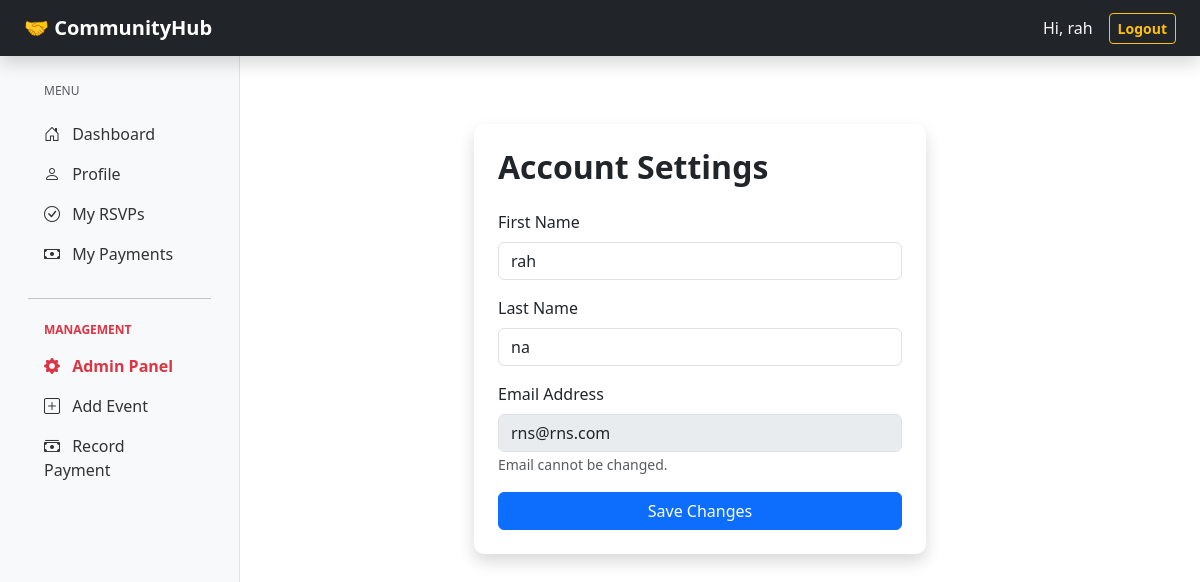
Screenshot of /profile (signed in) with the database file from the repository.
### app.py (models this page shows)
class Users(db.Model):
    id = db.Column(db.Integer, primary_key=True)
    username = db.Column(db.String(200), nullable=False, unique=True)
    email = db.Column(db.String(200), nullable=False, unique=True)
    first_name = db.Column(db.String(200), nullable=False)
    last_name = db.Column(db.String(200), nullable=False)
    hash = db.Column(db.String(128), nullable=False)
    role = db.Column(db.String(20), nullable=False, default="member")
    is_founder = db.Column(db.Boolean, default=False)
    joined_at = db.Column(db.DateTime, default=datetime.utcnow)

### app.py (the view, shortened to what this page needs)
@app.route("/profile", methods=["GET", "POST"])
@login_required
def profile():
    user = Users.query.get(session["user_id"])
    return render_template("profile.html", user=user)

### helpers.py (called while the page is built)
def login_required(f):
    @wraps(f)
    def decorated_function(*args, **kwargs):
        if session.get("user") is None:
            flash("Please log in to access this page.")
            return redirect("/login")
        return f(*args, **kwargs)
    return decorated_function

### templates/profile.html (shortened to what this page needs)
{% extends "layout.html" %}
{% block main %}
<div class="container mt-5">
    <div class="row justify-content-center">
        <div class="col-md-6">
            <div class="card shadow border-0 p-4">
                <h2 class="fw-bold mb-4">Account Settings</h2>
                <form action="/profile" method="POST">
                    <div class="mb-3">
                        <label class="form-label">First Name</label>
                        <input type="text" name="first_name" class="form-control" value="{{ user.first_name }}" required>
                    </div>
                    <div class="mb-3">
                        <label class="form-label">Last Name</label>
                        <input type="text" name="last_name" class="form-control" value="{{ user.last_name }}" required>
                    </div>
                    <div class="mb-3">
                        <label class="form-label">Email Address</label>
                        <input type="email" class="form-control" value="{{ user.email }}" disabled>
                        <small class="text-muted">Email cannot be changed.</small>
                    </div>
                    <button type="submit" class="btn btn-primary w-100">Save Changes</button>
                </form>
            </div>
        </div>
    </div>
</div>
{% endblock %}

### templates/layout.html (shortened to what this page needs)
<!doctype html>
<html lang="en">
  <head>
    <link
      href="https://cdn.jsdelivr.net/npm/bootstrap@5.3.0/dist/css/bootstrap.min.css"
      rel="stylesheet"
    />
    <link
      rel="stylesheet"
      href="https://cdn.jsdelivr.net/npm/bootstrap-icons@1.11.1/font/bootstrap-icons.css"
    />
    <link href="/static/styles.css" rel="stylesheet" />
  </head>
  <body>
    <nav class="navbar navbar-expand-lg navbar-dark bg-dark navbar-top shadow">
      <div class="container-fluid px-4">
        <a class="navbar-brand fw-bold" href="/">🤝 CommunityHub</a>
        <div class="ms-auto d-flex align-items-center">
          {% if session.get("user") %}
          <span class="text-light me-3 d-none d-md-inline"
            >Hi, {{ session.get("first_name") }}</span
          >
          <a class="btn btn-outline-warning btn-sm fw-bold" href="/logout"
            >Logout</a
          >
          {% endif %}
        </div>
      </div>
    </nav>
    <div class="container-fluid">
      <div class="row">
        <nav id="sidebarMenu" class="col-md-3 col-lg-2 sidebar-fixed">
          <div class="px-3">
            <h6
              class="sidebar-heading px-3 mt-2 mb-3 text-muted text-uppercase small"
            >
              Menu
            </h6>
            <ul class="nav flex-column mb-4">
              <li class="nav-item">
                <a class="nav-link" href="/"
                  ><i class="bi bi-house-door me-2"></i> Dashboard</a
                >
              </li>
              {% if session.get("user") %}
              <li class="nav-item">
                <a class="nav-link" href="/profile"
                  ><i class="bi bi-person me-2"></i> Profile</a
                >
              </li>
              <li class="nav-item">
                <a class="nav-link" href="/my_events"
                  ><i class="bi bi-check-circle me-2"></i> My RSVPs</a
                >
              </li>
              <li class="nav-item">
                <a class="nav-link" href="/my_payments"
                  ><i class="bi bi-cash me-2"></i> My Payments</a
                >
              </li>
              {% endif %}
            </ul>
            {% if session.get("role") in ['admin', 'supervisor', 'treasurer'] %}
            <hr />
            <h6
              class="sidebar-heading px-3 mt-4 mb-2 text-danger text-uppercase small fw-bold"
            >
              Management
            </h6>
            <ul class="nav flex-column mb-5">
              <li class="nav-item">
                <a class="nav-link text-danger fw-bold" href="/admin"
                  ><i class="bi bi-gear-fill me-2"></i> Admin Panel</a
                >
              </li>
              {% if session.get("role") in ['admin', 'supervisor'] %}
              <li class="nav-item">
                <a class="nav-link" href="/add_event"
                  ><i class="bi bi-plus-square me-2"></i> Add Event</a
                >
              </li>
              {% endif %} {% if session.get("role") in ['admin', 'treasurer'] %}
              <li class="nav-item">
                <a class="nav-link" href="/record_payment"
                  ><i class="bi bi-cash-stack me-2"></i> Record Payment</a
                >
              </li>
              {% endif %}
            </ul>
            {% endif %}
          </div>
        </nav>
        <main class="col-md-9 ms-sm-auto col-lg-10 px-md-4 main-content">
           {% block main %}{% endblock %}
        </main>
      </div>
    </div>
  </body>
</html>

### static/styles.css (style rules this page uses)
.nav-link { font-weight: 500; color: #333; }
.card { border: none; box-shadow: 0 0.125rem 0.25rem rgba(0, 0, 0, 0.075); border-radius: 10px; margin-bottom: 20px; }
.sidebar-heading { font-size: .75rem; }

### templates/layout.html (style rules this page uses)
.navbar-top { position: fixed; top: 0; width: 100%; z-index: 1030; }
.sidebar-fixed { position: fixed; top: 56px; left: 0; bottom: 0; width: 240px; z-index: 1000; padding-top: 20px; overflow-y: auto; background-color: #f8f9fa; border-right: 1px solid #dee2e6; }
.main-content { padding-top: 76px; }

### rows the page displays
Users: get "rah", first_name "rah", last_name "na", email "rns@rns.com"
